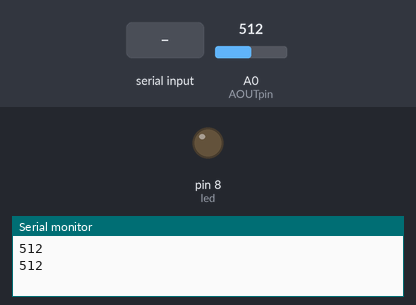
The sketch below on a simulated Arduino Uno, built with avr-gcc and run on an emulated ATmega328P. On the bench: output pins drawn as LEDs (lit = HIGH), the last lines printed to the serial monitor. The inputs (shaded band) are chosen by the test bench; at power-on: A0 (AOUTpin) = 512.

Above: at 1.2 s.
1.3 s: "1" received over Serial
At 2.6 s:
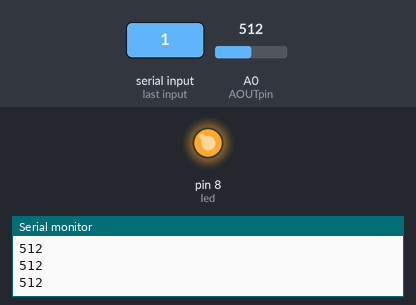
3.5 s: "2" received over Serial
At 5.3 s:
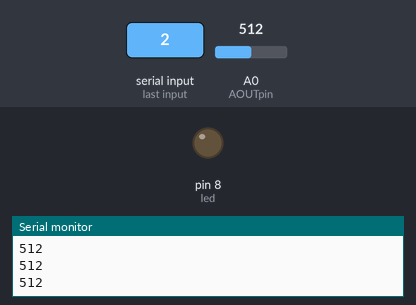
Timing chart, 0 to 6.8 s (numbered marks = the images above; inputs shaded):
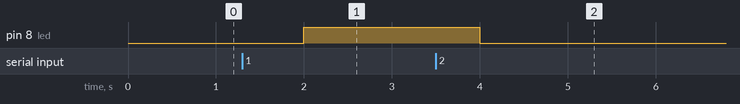

Measured:
- after the input at 1.3 s, pin 8 (led): LOW → HIGH after 0.70 s
- after the input at 3.5 s, pin 8 (led): HIGH → LOW after 0.50 s

The sketch:

icp9.ino
```cpp
int led = 8;
char val;
const int AOUTpin= 0;

int value;
void setup()
{

pinMode(led, OUTPUT);  // Digital pin 13 set as output Pin
Serial.begin(9600);
pinMode(AOUTpin, INPUT);
}

void loop()
{
  while (Serial.available() > 0)
  {
  val = Serial.read();

  }

  if( val == '1') // Forward
    {

      digitalWrite(led, HIGH);
    }
  else if(val == '2') // Backward
    {

      digitalWrite(led, LOW);
    }
value= analogRead(AOUTpin);
 Serial.println(String(value));
 delay(1000);

}
```
